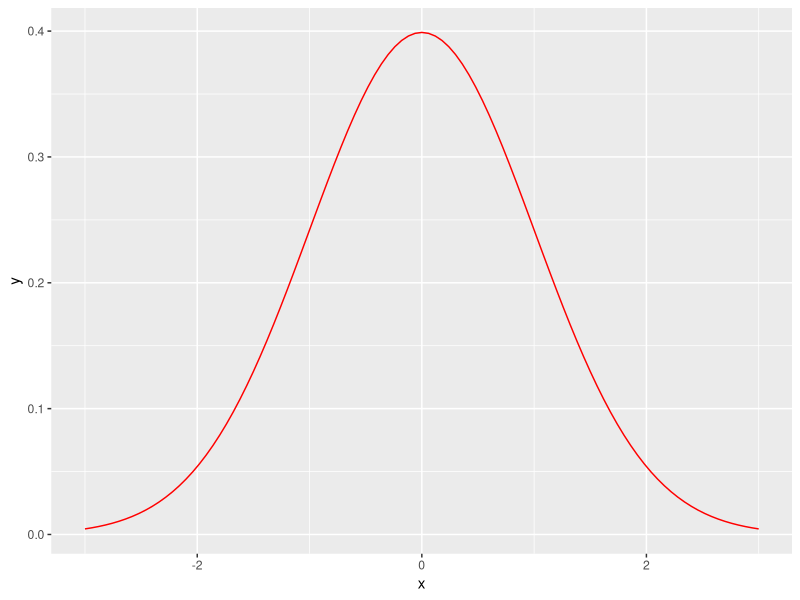
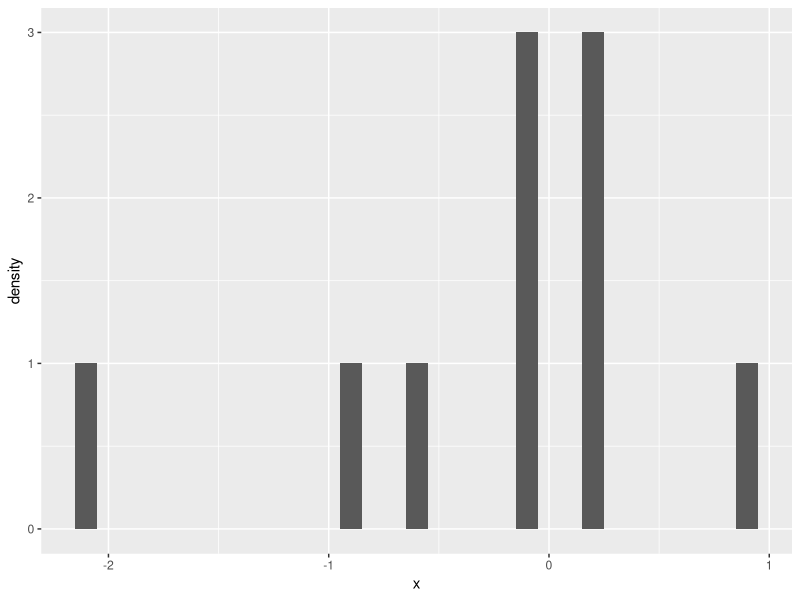
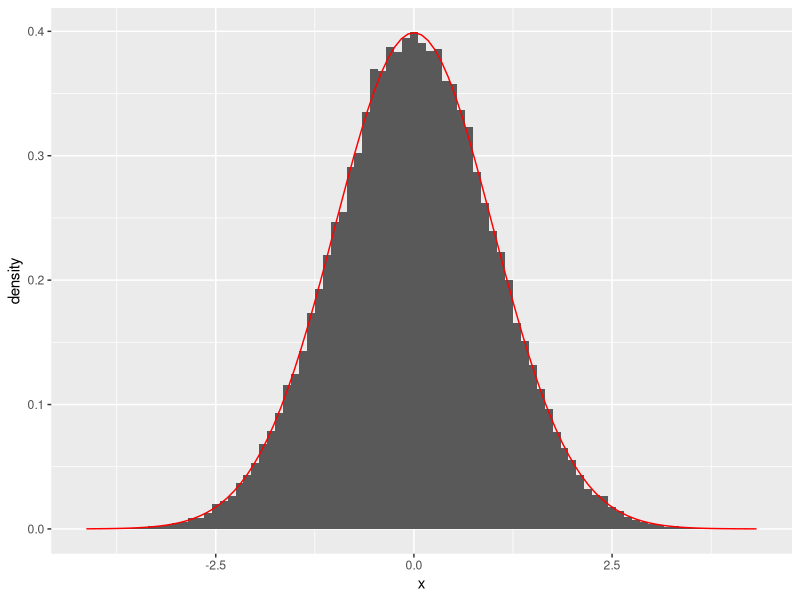
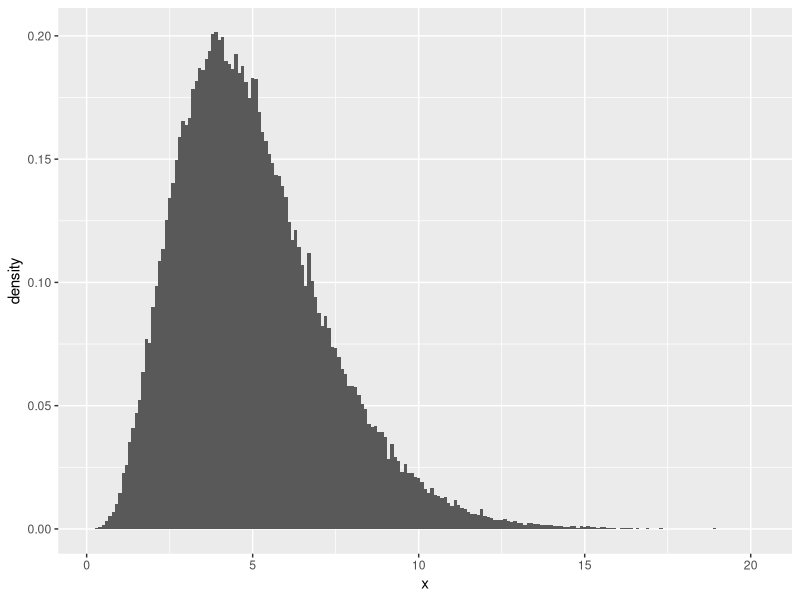
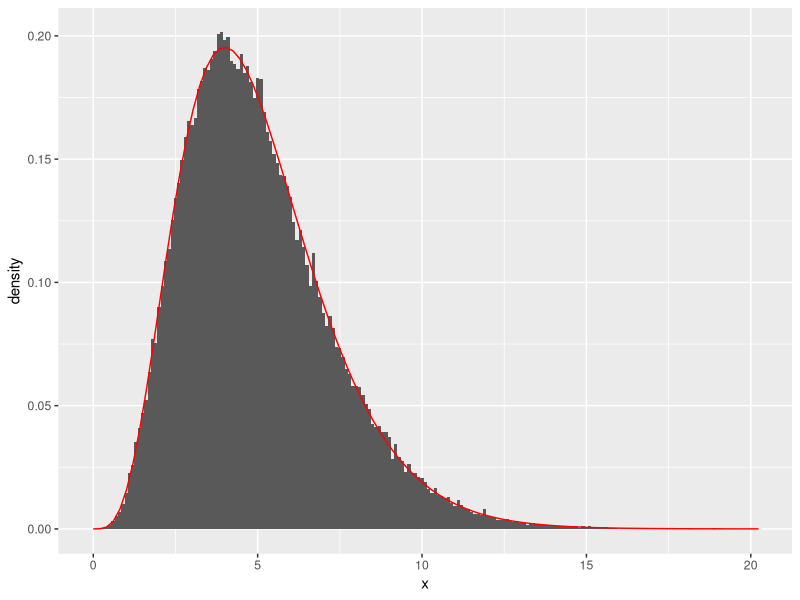
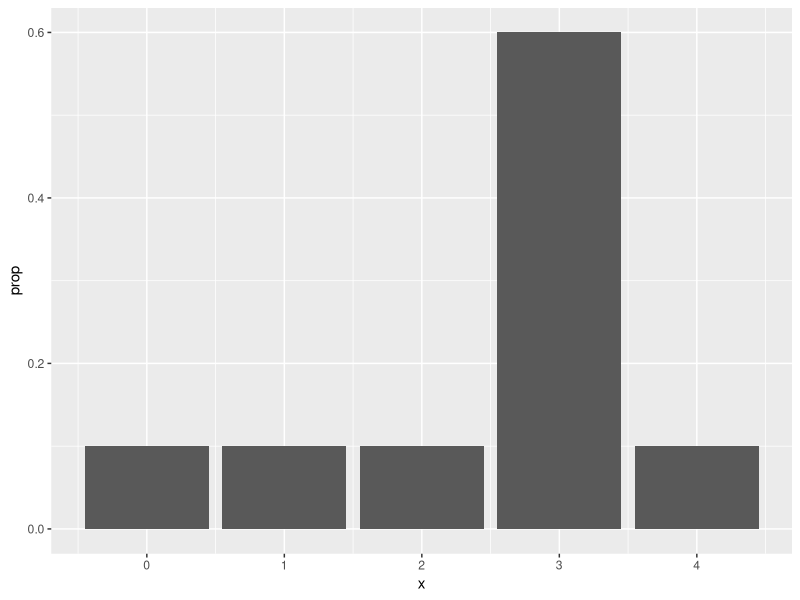

These charts were generated, in order, by the following R code: (Note: this script raises an error after producing the figures.)
## ---- chunk 1
rm(list=ls()) # Clear workspace. 
knitr::opts_chunk$set(echo = TRUE)
## ---- chunk 2
library(tidyverse)
## ---- chunk 3
rnorm(n=1, mean=6.3, sd=sqrt(4))
## ---- chunk 4
rnorm(n=1, mean=6.3, sd=sqrt(4))
## ---- chunk 5
rexp(n=3, rate=1/5)
## ---- chunk 6
set.seed(123)
rexp(n=3, rate=1/5)
## ---- chunk 7
set.seed(123)
rexp(n=6, rate=1/5)
## ---- chunk 8
(1/6)^5
dbinom(5,5,1/6)
## ---- chunk 9
dbinom(3, 5, 1/6)
## ---- chunk 10
qcauchy(0.5)
## ---- chunk 11
cauchy.1000 <-rcauchy(1000)
data.frame(
  mean=mean(cauchy.1000),
  median=median(cauchy.1000),
  difference=mean(cauchy.1000) - median(cauchy.1000)
  )

## ---- chunk 12
ggplot() +
  stat_function(
    data=tibble(x=c(-3,3)),
    fun=function(x){dnorm(x, mean=0, sd=1)},
    aes(x=x), color="red"
    )
## ---- chunk 13
N <- 10
tibble(
  x=rnorm(N, mean=0, sd=1)
) -> random.numbers
## ---- chunk 14
ggplot() +
  geom_histogram(
    data=random.numbers,
    binwidth=0.1,
    aes(x=x, y=..density..)
    )
## ---- chunk 15
N <- 1e5
tibble(
  x=rnorm(N, mean=0, sd=1)
) -> random.numbers
## ---- chunk 16
ggplot() +
  geom_histogram(
    data=random.numbers,
    binwidth=0.1,
    aes(x=x, y=..density..)
    ) +
  stat_function(
    data=tibble(x=c(-3,3)),
    fun=function(x){dnorm(x, mean=0, sd=1)},
    aes(x=x), color="red"
    )
## ---- chunk 17
N <- 1e5
tibble(
  x=rgamma(N, shape=5, rate=1)
) -> random.numbers
## ---- chunk 18
p <- ggplot() +
  geom_histogram(
    data=random.numbers,
    binwidth=0.1,
    aes(x=x, y=..density..)
    )
p
## ---- chunk 19
p +   stat_function(
  data=tibble(x=c(0,20)),
  fun=function(x){dgamma(x, shape=5, rate=1)},
  aes(x=x), color="red"
)
## ---- chunk 20
N <- 10
tibble(
  x=rbinom(N, size=5, prob=0.5)
) -> random.numbers
## ---- chunk 21
ggplot(data=random.numbers) +
  geom_bar(aes(x=x, y = ..prop..))
## ---- chunk 22
# Make a nice pipeline function to ...
make.pmf <- . %>%
  table() %>%         # Tabulate the values by name
  as_tibble() %>%     # Convert the table to a tibble so we can...
  rename(x='.') %>%   # Rename the first column then...
  mutate(
    x=as.numeric(x),  # Convert the value names to numbers
    y=n/sum(n)        # Work out their proportion of the total
  )

# Now run it
random.numbers %>% make.pmf() -> empirical.pmf 
## ---- chunk 23
p <- ggplot(data=empirical.pmf, aes(x=x, y=y)) +
  geom_segment(aes(xend=x), yend=0) +
  expand_limits(y=0) +
  ylab("probability mass")
p
## ---- chunk 24
tibble(
  x=0:5,
  y=dbinom(x, size=5, prob=0.5)
) -> theoretical.pmf
## ---- chunk 25
p + geom_point(data=theoretical.pmf, color="red")
## ---- chunk 26
N <- 1000
tibble(
  x=rbinom(N, size=5, prob=0.5)
) %>% make.pmf() -> empirical.pmf
## ---- chunk 27
tibble(
  x=0:5,
  y=dbinom(x, size=5, prob=0.5)
) -> theoretical.pmf

## ---- chunk 28

ggplot(data=empirical.pmf, aes(x=x, y=y)) +
  geom_segment(aes(xend=x), yend=0) +
  geom_point(data=theoretical.pmf, color="red") +
  expand_limits(y=0) +
  ylab("probability mass")
## ---- chunk 29
N <- 1000
tibble(
  x=rhyper(N, m=10, n=20, k=12)
) %>% make.pmf() -> empirical.pmf
## ---- chunk 30
tibble(
  x=0:12,
  y=dhyper(x, m=10, n=20, k=12)
) -> theoretical.pmf

## ---- chunk 31
ggplot(data=empirical.pmf, aes(x=x, y=y)) +
  geom_segment(aes(xend=x), yend=0) +
  geom_point(data=theoretical.pmf, color="red") +
  expand_limits(y=0) +
  scale_x_continuous(breaks=0:12) +
  ylab("probability mass")

## ---- chunk 32
ggplot(data=empirical.pmf, aes(x=x, y=y)) +
  geom_point() +
  geom_point(data=theoretical.pmf, color="red") +
  expand_limits(y=0) +
  scale_x_continuous(breaks=0:12) +
  scale_y_log10() +
  ylab("probability mass") 
